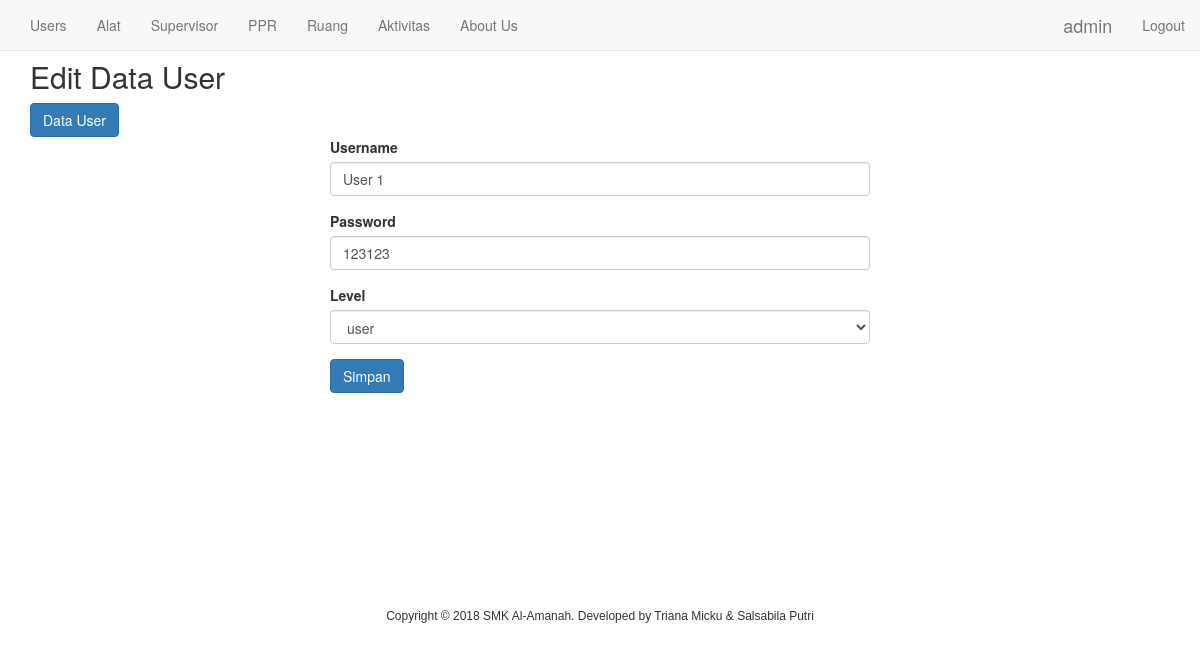
The app's page /users/form-edit-user.php?id=1001 (signed in) with its own data.
### tables this page shows
CREATE TABLE `tb_user` (
  `nip` int(11) NOT NULL,
  `username` varchar(191) NOT NULL,
  `password` varchar(191) NOT NULL,
  `role_id` int(11) NOT NULL
);

CREATE TABLE `tb_role` (
  `id` int(11) NOT NULL,
  `nama_role` varchar(191) NOT NULL
);

### users/form-edit-user.php (the view, shortened to what this page needs)
<?php
require_once '../koneksi.php';
require_once '../layouts/_header.php';
$data_edit = mysqli_query($conn, "SELECT * FROM tb_user WHERE nip = '".$_GET['id']."' ");
$result = mysqli_fetch_array($data_edit);
 ?>
<div class="container"><br><br>
	<h2>Edit Data User</h2>
	<caption>
		<a href="index.php" class="btn btn-primary">Data User</a>
	</caption>
	<form action="" method="POST">
		<div class="col-md-6 col-centered">
		<div class="form-group">
			<label>Username</label>
			<input type="text" name="username" class="form-control" value="<?php echo $result['username'] ?>" required>
		</div>
		<div class="form-group">
			<label>Password</label>
			<input type="text" name="password" class="form-control" value="<?php echo $result['password'] ?>" required>
		</div>
		<div class="form-group">
			<label>Level</label>
				<select name="level" class="form-control">
				<?php
				$sql = mysqli_query($conn, "SELECT * FROM tb_role");
				while($row = mysqli_fetch_array($sql)){
				?>
				<option value="<?= $row['id'] ?>" <?= $row['id'] == $result['role_id'] ? "selected" : null ?>><?= $row['nama_role'] ?></option>
				<?php } ?>
				</select>
		</div>
		<div class="form-group">
			<button type="submit" class="btn btn-primary" name="edit">Simpan</button>
		</div>
	</div>
	</form>
	 </div><br><br><br><br><br><br><br><br><br><br>
	 <?php require_once '../layouts/_footer.php'; ?>
</body>
</html>

### records on screen
tb_user: username "User 1", password "123123", level "user"

### other values on screen
$_SESSION['username'] "admin"
